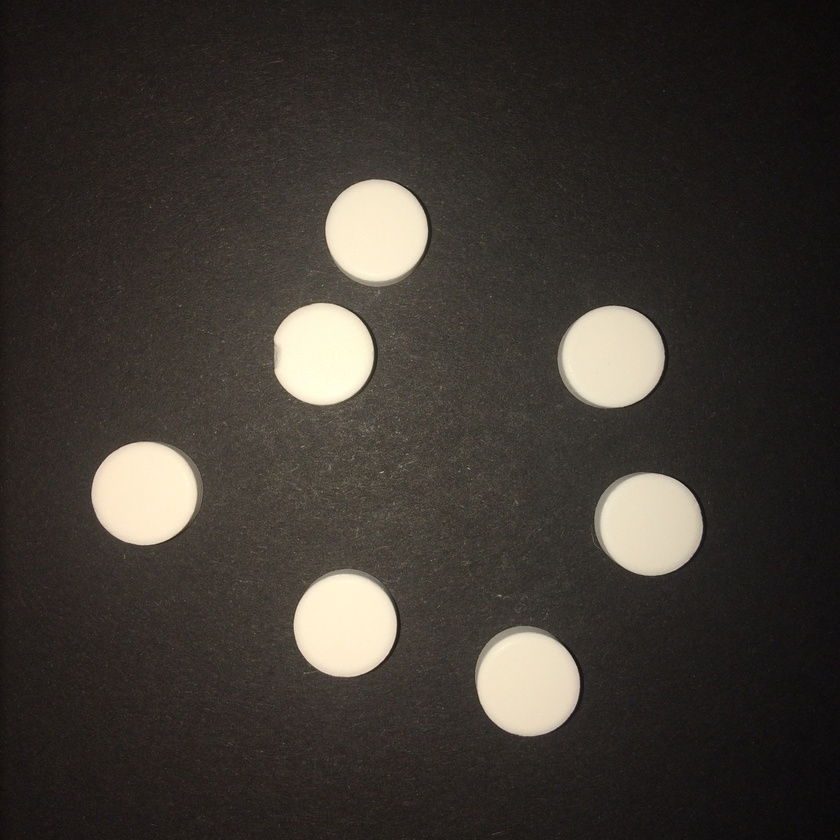
#> input picture testimages/realtest2.JPG, 840 x 840 px, shrunk from 2448 x 2448 before the run, found by its file name
$ python testscript.py
#> lines starting #> are read from the running program, lines starting #| are printed output that depends on the picture; after the words box and inside, x2 and y2 are one past the last pixel; in counts of white or black regions, pixels touching at a corner belong together
### imageprocessing.py
import cv2 as cv
import numpy as np
from matplotlib import pyplot as plt
from scipy import signal
import imageio
import math
from skimage.feature import peak_local_max

class ImageProcessing(object):

    def __init__(self, img):
        self.image = img
        self.peak_coordinates = None

    def get_image(self):
        return self.image

    # [5 lines left out: function get_coordinates, not called in this run]

    def binarize_otsu(self):
        ret, binaryimage = cv.threshold(self.image, 0, 255, cv.THRESH_OTSU)
        self.image = binaryimage

    def draw_rectangle(self, p1, p2):
        cv.rectangle(self.image, p1, p2, (0, 255, 0), 10)

    def convert_to_rgb(self):
        self.image = cv.cvtColor(self.image, cv.COLOR_GRAY2RGB)

    def convert_to_gray(self):
        self.image = cv.cvtColor(self.image, cv.COLOR_BGR2GRAY)

    # [4 lines left out: function dilate, not called in this run]

    def correlate(self, kernel):
        # [5 lines of commented-out code are left out]
        correlation = cv.matchTemplate(kernel, self.image, method=cv.TM_CCORR_NORMED)
        self.image = correlation
        return correlation

    def find_peaks(self):
        distance = int(np.size(self.image, 0)/13)
        peaks = peak_local_max(self.image,
                                min_distance=distance,
                                threshold_rel = 0.7)
        peak_coordinates = []
        for peak in peaks:
            min_distance = self.min_distance_between_peaks(peak_coordinates, peak)
            if (min_distance > distance):
                peak_coordinates.append(peak)
        self.peak_coordinates = np.array(peak_coordinates)

    def count_distance_between_peaks(self, peak_1, peak_2):
        distance = math.sqrt(math.pow(peak_2[0] - peak_1[0], 2) + math.pow(peak_2[1] - peak_1[1], 2))
        return distance

    def min_distance_between_peaks(self, peaks_list, peak_to_check):
        min_distance = 1000
        for peak in peaks_list:
            distance = self.count_distance_between_peaks(peak, peak_to_check)
            if (distance < min_distance):
                min_distance = distance
        return min_distance

    # [21 lines left out: functions plot_image, plot_custom_image, display_two_images, not called in this run]

    def display(self, img):
        fig, (ax1, ax2) = plt.subplots(1, 2)
        ax1.imshow(img, 'gray')
        ax1.set_title('Original image')
        ax2.imshow(self.image, 'gray')
        plt.plot(self.peak_coordinates[:, 1], self.peak_coordinates[:, 0], 'r.')
        ax2.set_title('Processed image, number of elements: ' + str(len(self.peak_coordinates)))
        plt.show()


# [7 lines of commented-out code are left out]

### testscript.py
import imageprocessing as ImageEvents
import cv2 as cv


img = cv.imread('testimages/realtest2.jpg', 0)
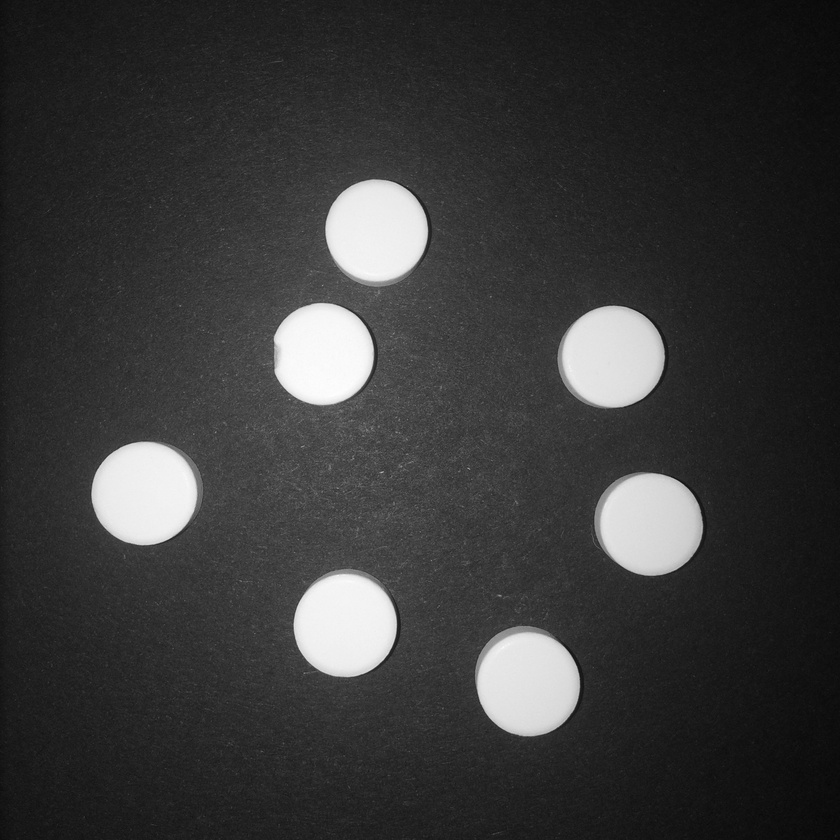
#> img: shape (840, 840); min 6, max 254, mean 56.9
kernel = cv.imread('testimages/kernelreal4.jpg', 0)
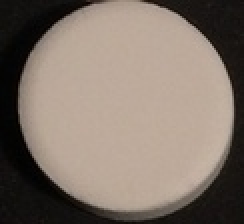
#> input picture testimages/kernelreal4.jpg, 122 x 112 px, shrunk from 355 x 327 before the run (shown 2 times larger)
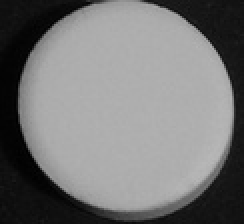
#> kernel: shape (112, 122) (shown 2 times larger); min 0, max 183, mean 118.6

kernproc = ImageEvents.ImageProcessing(kernel)
kernproc.binarize_otsu()
#> in binarize_otsu, `ret, binaryimage = cv.threshold(self.image, 0, 255, cv.THRESH_OTSU)`:
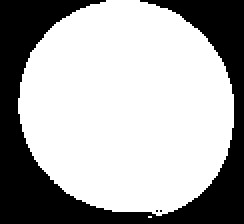
#> binaryimage: shape (112, 122) (shown 2 times larger); 66.8% white; 3 black regions (2 under 20 px), largest, box (x1, y1, x2, y2) and area: (0, 0, 122, 112) 4529
#> in binarize_otsu, `ret, binaryimage = cv.threshold(self.image, 0, 255, cv.THRESH_OTSU)`: ret = 93
kernel = kernproc.get_image()
improc = ImageEvents.ImageProcessing(img)
improc.binarize_otsu()
#> in binarize_otsu (call 2), `ret, binaryimage = cv.threshold(self.image, 0, 255, cv.THRESH_OTSU)`:
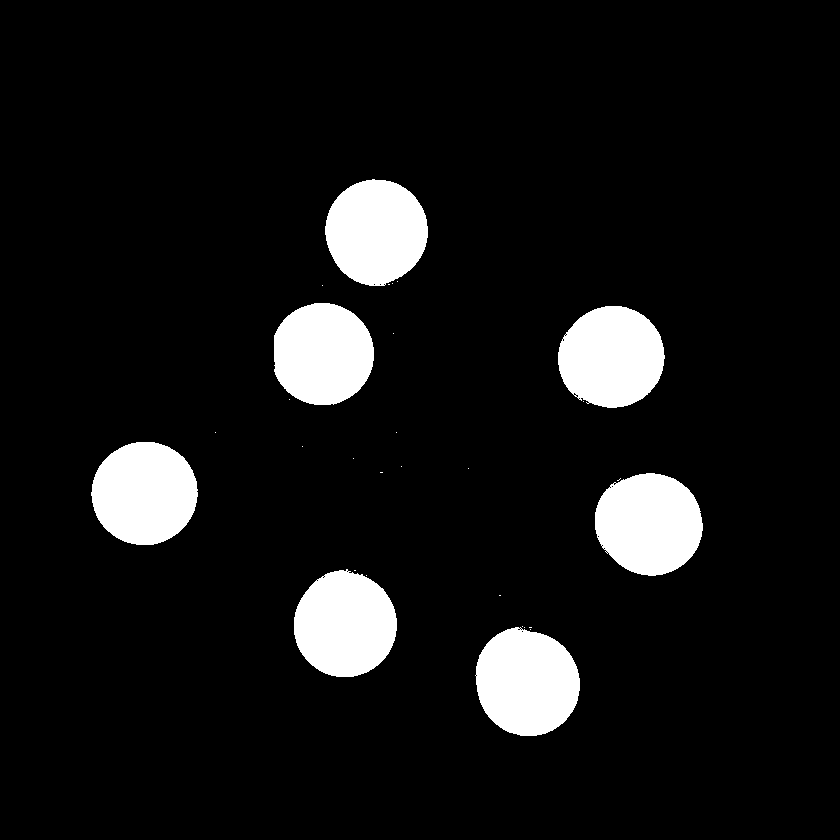
#> binaryimage: shape (840, 840); 8.5% white; 29 white regions (22 under 20 px), largest, box (x1, y1, x2, y2) and area: (475, 627, 580, 736) 8819, (595, 473, 703, 576) 8648, (91, 442, 198, 545) 8626
#> in binarize_otsu (call 2), `ret, binaryimage = cv.threshold(self.image, 0, 255, cv.THRESH_OTSU)`: ret = 133


corelation = improc.correlate(kernel)
#> in correlate, `correlation = cv.matchTemplate(kernel, self.image, method=cv.TM_CCORR_..`:
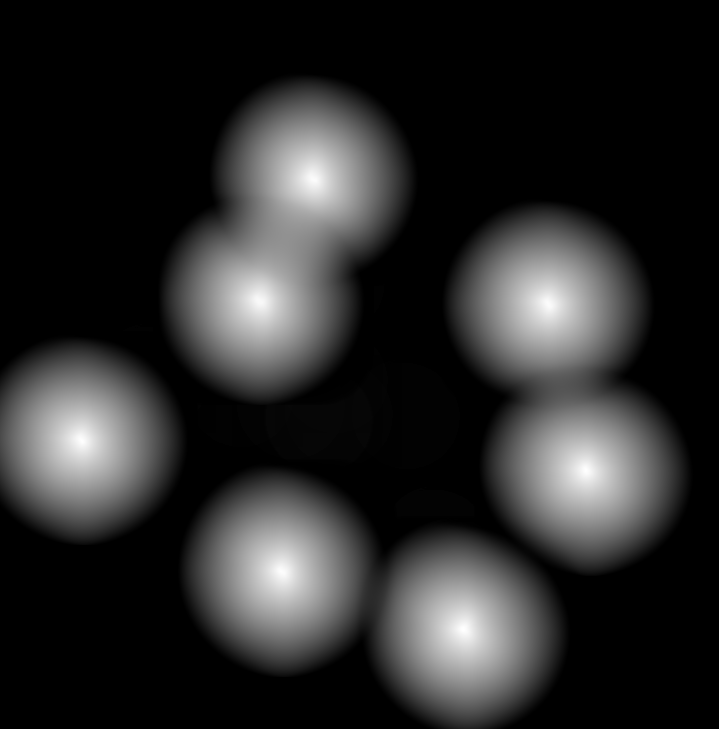
#> correlation: shape (729, 719) float32; min -9.01e-06, max 0.973, mean 0.162; drawn with min black and max white
improc.find_peaks()
#> in find_peaks, `distance = int(np.size(self.image, 0)/13)`: distance = 56
#> in find_peaks, `peaks = peak_local_max(self.image, min_distance=distance, threshold_re..`: peaks = [[629, 463], [470, 585], [440, 81], [571, 281], [180, 314], [304, 548], [302, 261]]
#> the loop in find_peaks, `for peak in peaks:` made 7 passes
#> (peak, min_distance) on passes 2 to 7: ([470, 585], 200.4), ([440, 81], 426.2), ([571, 281], 191), ([180, 314], 349.1), ([304, 548], 170.1), ([302, 261], 133)
#> (peak, min_distance) on pass 1: ([629, 463], 1000)
#> after the loop in find_peaks, `for peak in peaks:`: peak_coordinates has the same summary as peaks
#> in find_peaks, `self.peak_coordinates = np.array(peak_coordinates)`: self.peak_coordinates has the same summary as peaks
improc.display(img)
#> in display, `plt.show()`:
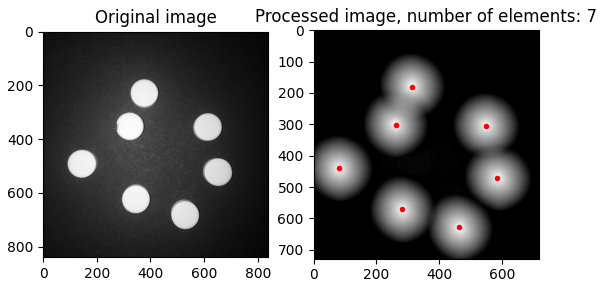
#> figure drawn by matplotlib, 2 panels
